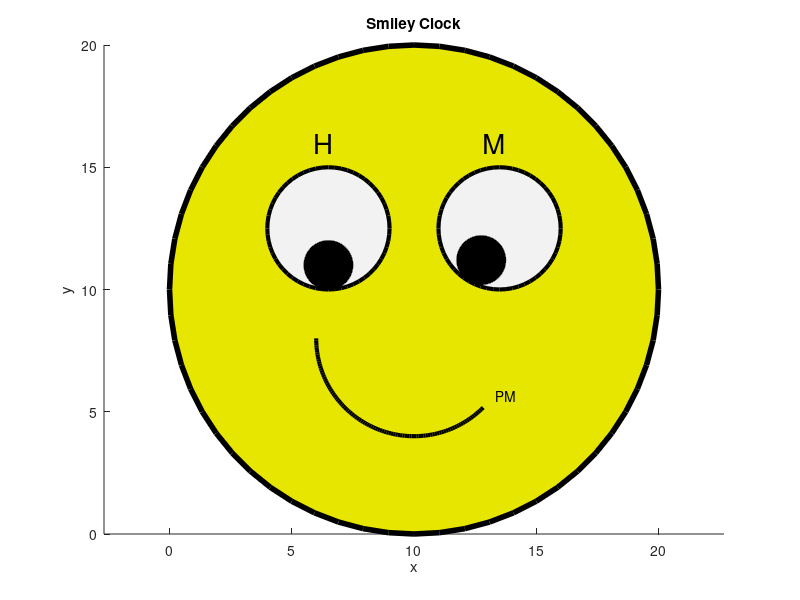

Reproduce this figure in MATLAB.
% Author: Phyo Thiha
% Date: 5/13/2015
% Description:
% MATLAB script to draw a smiley face that represents the current time
% on the clock.
% Smiley's right eye represents the hour (in the interval of 12)
% and the left eye represents the minute hand. The width of the smile
% (semicircle) represents the whole 24 hour period with the label 
% indicating 'AM' or 'PM' at the tip of the smile.
% 
% To run the script, put this file in your current MATLAB folder and type:
% >> clockie
%
% :::References:::
% This minimalist real-life clock inspired the design of the smiley clock:
% http://media02.hongkiat.com/clock-designs/Eyeclock.jpg
%
% Parametric eq. of points on a circle's circumference
% http://stackoverflow.com/questions/839899/how-do-i-calculate-a-point-on-a-circle-s-circumference
% x = cx + r * cos(a)
% y = cy + r * sin(a)
%
% Adjustment of the above parametric eq. to fit with clock hands (not quite
% right for this project's use case, so I modified it a bit.)
% http://www.barrington220.org/cms/lib2/IL01001296/Centricity/Domain/2154/Clock%20Parametrics%20Activity.pdf


function clockie()
    % Set things up for the figure
    figure;
    hold on;
    axis equal;
    title('Smiley Clock');
    xlabel('x');
    ylabel('y');

    % Define colors
    dark_yellow = [0.9 0.9 0];
    soft_white = [0.95 0.95 0.95];
    
    % Get current time
    cur_time = clock;
    cur_hour = cur_time(4);
    cur_minute = cur_time(5);

    % Define face size, position, thickness etc. and draw it.
    face_x = 0;
    face_y = 0;
    face_size = 20;             % radius
    face_thickness = 4;
    face_color = dark_yellow;
    draw_face(face_x, face_y, face_size, face_color, face_thickness);

    % Define eye parameters (size, position, etc.) and draw it.
    % Note: Because the circles are drawn with rectangle(), 
    % we have to manage their positions with reference 
    % to the bottom-left corner
    eye_size = 5;
    eye_thickness = 3;
    eye_color = soft_white;
    eye_y = 1/2 * face_size;    % vertical location of the eye
    reye_x = 1/5 * face_size;   % horizontal location of the right eye
    leye_x = face_size - ((1/5 * face_size) + eye_size); % for left eye
    draw_eye(reye_x, eye_y, eye_size, eye_color, eye_thickness);
    draw_eye(leye_x, eye_y, eye_size, eye_color, eye_thickness);

    % Define smile parameters and draw it.
    smile_x = (1/2 * face_size);
    smile_y = (2/5 * face_size);
    smile_r = 4;
    smile_color = 'k';
    smile_thickness = 3;
    draw_smile(cur_hour, smile_x, smile_y, smile_r, smile_color, smile_thickness);
    [edge_x, edge_y] = get_edge_of_smile(cur_hour, smile_x, smile_y, smile_r);

    % Add 'AM' or 'PM' label at the end of the smile
    add_label_to_smile(cur_hour, edge_x, edge_y);
    
    iris_radius = 1;
    iris_color = 'k';
    offset = 0.5 + iris_radius; % dist. btw iris center to the eyeball center
    
    mod_cur_hour = mod(cur_hour, 12);
    hour_in_min = mod_cur_hour * 60;

    % right side eye ball that represents the 'hour'
    eye_top = eye_y + eye_size + 1;         % 16; '1' for offset
    eye_ycenter = eye_y + (eye_size/2);     % 12.5
    reye_xcenter = reye_x + (eye_size/2);   % 6.5
    leye_xcenter = leye_x + (eye_size/2);    % 13.5

    add_label_to_eyes(reye_xcenter, leye_xcenter, eye_top);

    % draw hour
    r_iris_x = reye_xcenter + (offset * sin((pi/360) * hour_in_min));
    r_iris_y = eye_ycenter + (offset * cos((pi/360) * hour_in_min));
    draw_filled_circle(r_iris_x, r_iris_y, iris_radius, iris_color);
    
    % draw minute
    l_iris_x = leye_xcenter + (offset * sin((pi/30) * cur_minute));
    l_iris_y = eye_ycenter + (offset * cos((pi/30) * cur_minute));
    draw_filled_circle(l_iris_x, l_iris_y, iris_radius, iris_color);
    
    %text(face_size/3, 1, 'Current Time: ' 
end

% This is one way to draw a filled circle in MATLAB.
% This approach requires the center point coordinates of 
% the circle as well as the raidus and (optional) color parameters.
function draw_filled_circle(x, y, radius, color)
    angle = 2 * pi/1000 * (1:1000);
    fill((x+radius*cos(angle)), (y+radius*sin(angle)), color);
end

% This is another way to draw a filled circle in MATLAB.
% Face and eyes are all based on the shape of a circle.
% This approach requires the bottom left corner coordinates 
% of the circle instead of the center.
% Ref.: http://www.mathworks.com/help/matlab/ref/rectangle.html
function draw_circle(x, y, size, color, thickness)
    pos = get_position(x, y, size);
    rectangle('Position',pos,...
            'Curvature',[1 1],...
            'FaceColor',color,...
            'linewidth', thickness);
end

% Note: Probably don't need both draw_face and draw_eye methods, but
% I think it's better to be able to mention the intent of what 
% they are doing by using different method names
function draw_face(face_x, face_y, face_size, face_color, face_thickness)
    draw_circle(face_x, face_y, face_size, face_color, face_thickness);
end

function draw_eye(eye_x, eye_y, eye_size, eye_color, eye_thickness)
    draw_circle(eye_x, eye_y, eye_size, eye_color, eye_thickness);
end

% Returns position vector of form [x,y,w,h] to be used with 
% the 'rectangle' drawing function.
function pos = get_position(x, y, r)
    pos = [x y r r];
end

% Returns the x,y of the last point of the smile figure so that
% we can put a label ['AM' or 'PM'] at the end of it.
function [x, y] = get_edge_of_smile(cur_hour, smile_x, smile_y, smile_radius)
    [xv, yv] = get_smile_path(cur_hour, smile_x, smile_y, smile_radius);
    x = xv(end);
    y = yv(end);
end

% Smile is based on a semi-circle that correlates with 
% the fraction of current time to the 24-hour time of the day.
% For example, at 12:00 (midday), the smile should be half way 
% (12/24 = 1/2) of the full smile (semicircle). At 20:00 (8 PM), 
% the smile should be (20/24 = 5/6th) of the full smile.
function draw_smile(cur_hour, smile_x, smile_y, smile_radius, smile_color,...
    smile_thickness)
    [sx, sy] = get_smile_path(cur_hour, smile_x, smile_y, smile_radius);
    plot(sx, sy, 'Color' , smile_color, 'LineWidth', smile_thickness);
end

% Returns the path for drawing the smile.
function [sx, sy] = get_smile_path(cur_hour, smile_x, smile_y, smile_radius)
    fr = get_fraction_of_the_day(cur_hour);
    th = get_smile_points(fr);
    sx = smile_radius*cos(th) + smile_x;
    sy = smile_radius*sin(th) + smile_y;
end

function fraction = get_fraction_of_the_day(cur_hour)
    fraction = cur_hour/24;
end

% Returns the curvature of the smile based on how many hours
% have passed since 00:00 (fraction calculated in 24 hours).
% Note: To start the smile starts from left side of the cheek,
% use this: th = linspace(0, (-pi * fraction_of_day), 100)
% In the formula below, the smile starts from right side of the cheek
function points = get_smile_points(fraction_of_day)
    points = linspace(-pi, (-pi + (pi * fraction_of_day)), 100);
end

function add_label_to_eyes(righteye_x, lefteye_x, eye_y)
    r_offset = 0.6; % adjust horizontal position because of the font size
    l_offset = 0.7;
       
    text(righteye_x-r_offset, eye_y, 'H', 'FontSize', 20);
    text(lefteye_x-l_offset, eye_y, 'M', 'FontSize', 20);
end

% Add 'AM' or 'PM' label to smile
function add_label_to_smile(cur_hour, x, y)
    offset = 0.5;

    label = 'AM';
    if cur_hour >= 12
        label = 'PM';
    end

    text(x+offset, y+offset, label);
end


% how to loop through array in MATLAB with indexes
%for idx = 1:numel(r_iris_x)
    %rx = r_iris_x(idx)
    %ry = r_iris_y(idx)
    %draw_eye(rx, ry, iris_size, iris_color, iris_thickness);
%end

% plotting the path of my clock hand movement
%plot(r_iris_x, r_iris_y, '-');